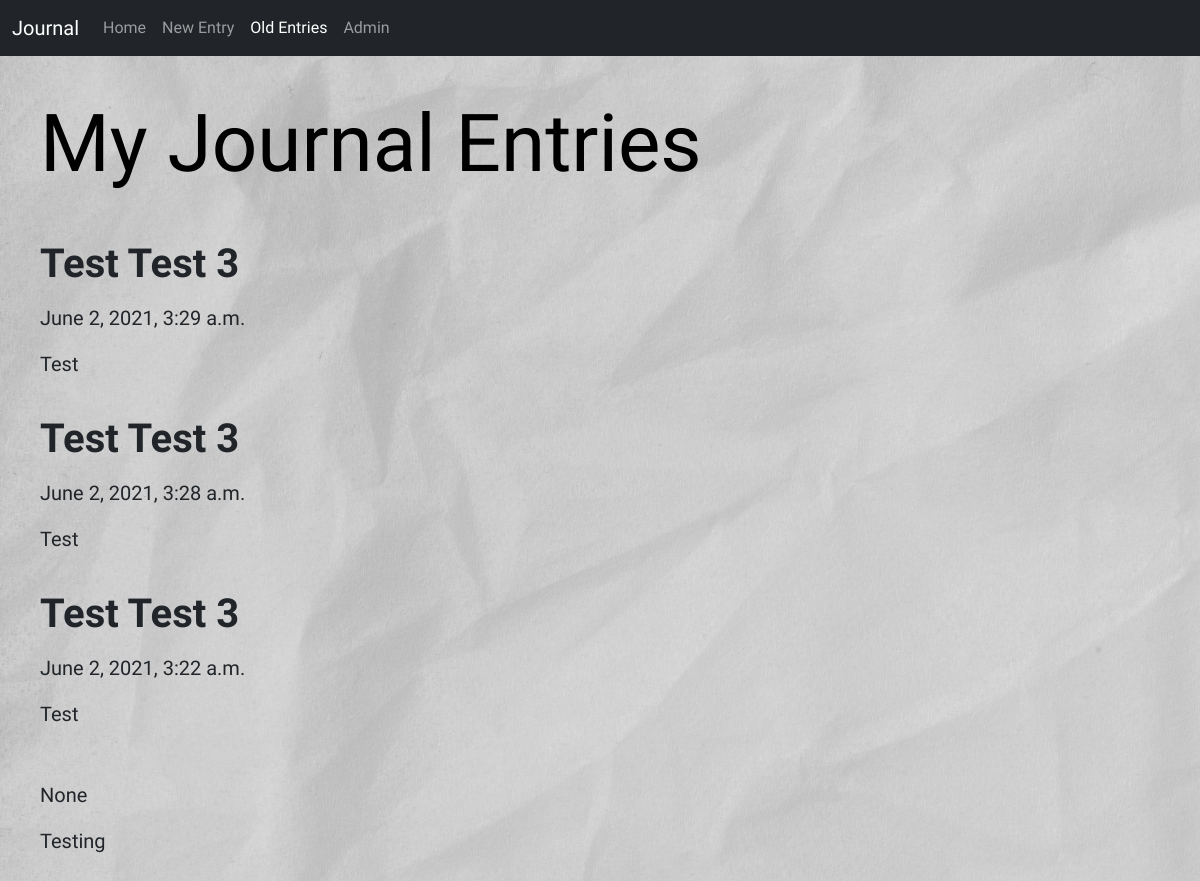
/old_entries/, run on an earlier commit of the app's database.
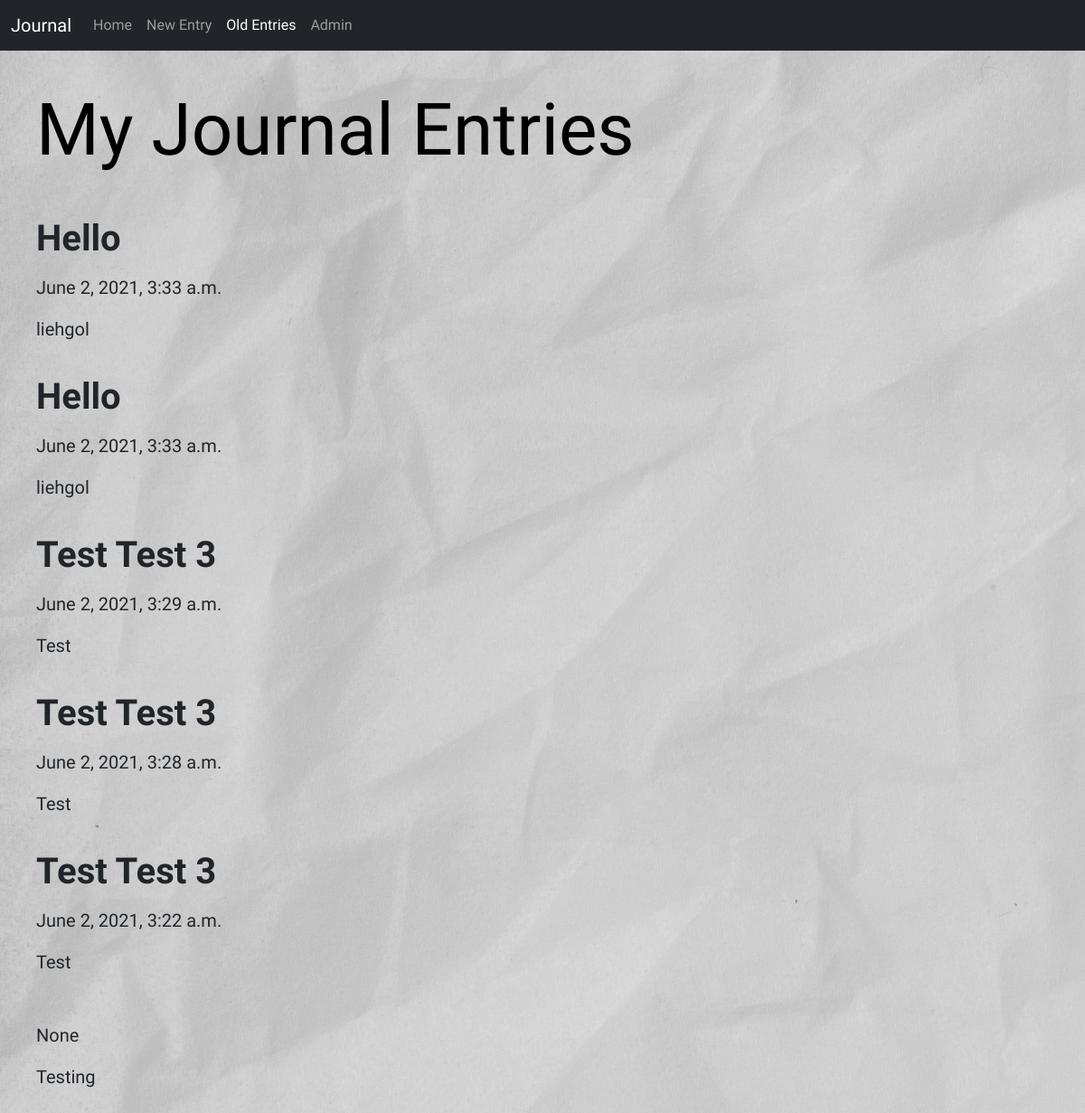
And on a later commit of the database.
### entries/models.py (models this page shows, shortened)
class Entry(models.Model):
    title = models.CharField(max_length=100, default='')
    date_posted = models.DateTimeField(auto_now_add = True)
    text = models.TextField(blank = False)
    class Meta:
        verbose_name_plural = 'entries'

### entries/views.py (the view)
# urls.py: path('old_entries/', views.old_entries, name="old_entries"),
def old_entries(request):
    entries = Entry.objects.order_by('-date_posted')
    context = {'entries' : entries,
        'page_heading':'My Journal Entries'}
    return render(request, 'entries/old_entries.html', context)

### entries/templates/entries/old_entries.html
{% extends 'base.html' %}
{% load static %}
{% block content %}
    <div class="header-container">
    <h1 class="title">{{ page_heading }}</h1>
    </div>
    {% for entry in entries %}
        <div class="old-entry-container">
            <h4>
                <strong>{{ entry.title }}</strong>
            </h4>
            <p>{{ entry.date_posted }}</p>
            <p>{{ entry.text }}</p>
        </div>
    {% endfor %}
{% endblock %}

What changed in the data, as far as the page shows it:
added Entry: title "Hello", date_posted "June 2, 2021, 3:33 a.m.", text "liehgol"
added Entry: title "Hello", date_posted "June 2, 2021, 3:33 a.m.", text "liehgol"
